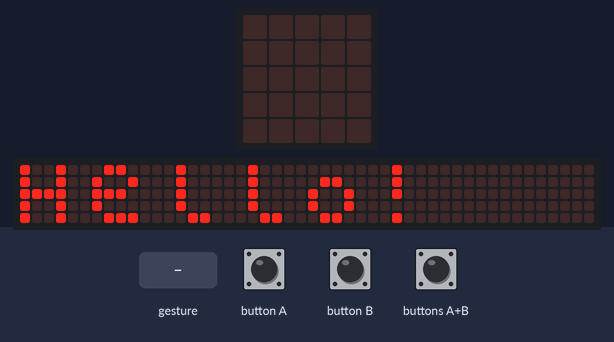
Bench run of a program on a simulated BBC micro:bit (MakeCode). Parts: the board's 5×5 LED display, a strip that is not on the board, showing the scrolling text unrolled. The inputs (shaded band) are chosen by the test bench. A tilt is held for 1.5 s and a shake lasts 1 s, then the board lies face up again; the 48×5 strip is a reading aid, not a part: it shows the text the display is scrolling, unrolled, one strip-width of it at a time.

Above: at 5.6 s.
At 19.9 s:
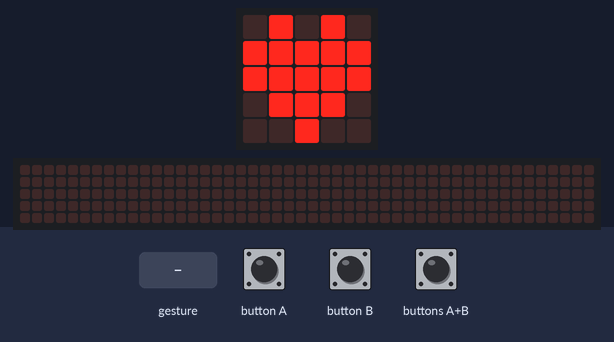
20.0 s: gesture 'shake'
At 25.6 s:
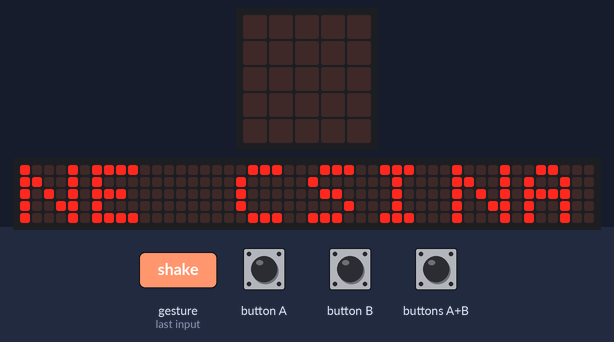
At 38.5 s:
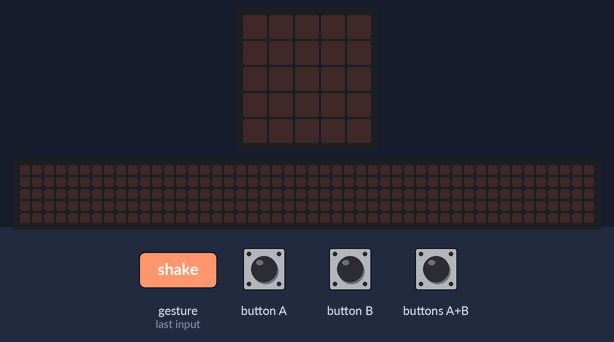

The program:

main.ts
```typescript
input.onButtonPressed(Button.A, function () {
    for (let index = 0; index < 10; index++) {
        basic.showLeds(`
            # . # . .
            . # # # .
            . . # . #
            . # . # .
            . # . # .
            `)
        basic.showLeds(`
            . # # . .
            . # # # .
            . . # . #
            . # . # .
            . # . # .
            `)
    }
})
input.onGesture(Gesture.Shake, function () {
    basic.showString("HE")
    basic.showString("NE CSINALD!!!!!")
})
input.onButtonPressed(Button.AB, function () {
    basic.showString("TITKOS KOD!!!!")
    basic.showString("A KOD: csutaknimrod14@gmail.com")
    basic.showString("es a jelszó: 369Guru963!2014")
    basic.showString("A MEGLEPID: rtl+premium meg active")
})
basic.showString("Hello!")
basic.showLeds(`
    # . . . #
    # # . . #
    # . # . #
    # . . # #
    # . . . #
    `)
basic.showLeds(`
    . . # . .
    . . # . .
    . . # . .
    . . # . .
    . . # . .
    `)
basic.showLeds(`
    # . . . #
    # # . # #
    # . # . #
    # . . . #
    # . . . #
    `)
basic.showLeds(`
    # # # . .
    # . . # .
    # . # . .
    # # # . .
    # . . # .
    `)
basic.showLeds(`
    . # # # .
    # . . . #
    # . . . #
    # . . . #
    . # # # .
    `)
basic.showLeds(`
    . # # # .
    . # . . #
    . # . . #
    . # . . #
    . # # # .
    `)
basic.showNumber(10)
basic.showNumber(9)
basic.showNumber(8)
basic.showNumber(7)
basic.showNumber(6)
basic.showNumber(5)
basic.showNumber(4)
basic.showNumber(3)
basic.showNumber(2)
basic.showNumber(1)
basic.showIcon(IconNames.Heart)
basic.forever(function () {

})
```

test.ts
```typescript
// ide kerülnek a tesztek; a rendszer ezt nem kompilálja, ha a csomagot bővítményként használják.
```

Measured:
- after the input at 20.0 s, the display: first changes after 0.20 s (image 2 shows a later state)
- what the display in image 0 shows lasts 0.7 s, from 5.6 s to 6.3 s
- what the display in image 2 shows lasts 0.6 s, from 25.2 s to 25.8 s
